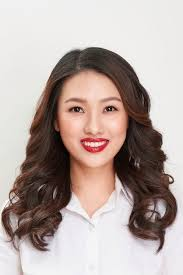
#> input picture img.jpg, 183 x 275 px, found by its file name
$ jupyter execute main_sunglass.ipynb
#> lines starting #> are read from the running program, lines starting #| are printed output that depends on the picture; after the words box and inside, x2 and y2 are one past the last pixel; in counts of white or black regions, pixels touching at a corner belong together
[cell 1]
# Import libraries
import cv2
import numpy as np
import matplotlib.pyplot as plt

[cell 2]
# Load the Face Image
faceImage = cv2.imread('img.JPG')
#> faceImage is the input picture: shape (275, 183, 3); mean B, G, R 164.1, 169, 183.2
plt.imshow(faceImage[:,:,::-1]);plt.title("Face")

[cell 3]
faceImage.shape
#> Out = (275, 183, 3)

[cell 4]
# Load the Sunglass image with Alpha channel
# (http://pluspng.com/sunglass-png-1104.html)
glassPNG = cv2.imread('specs.png',-1)
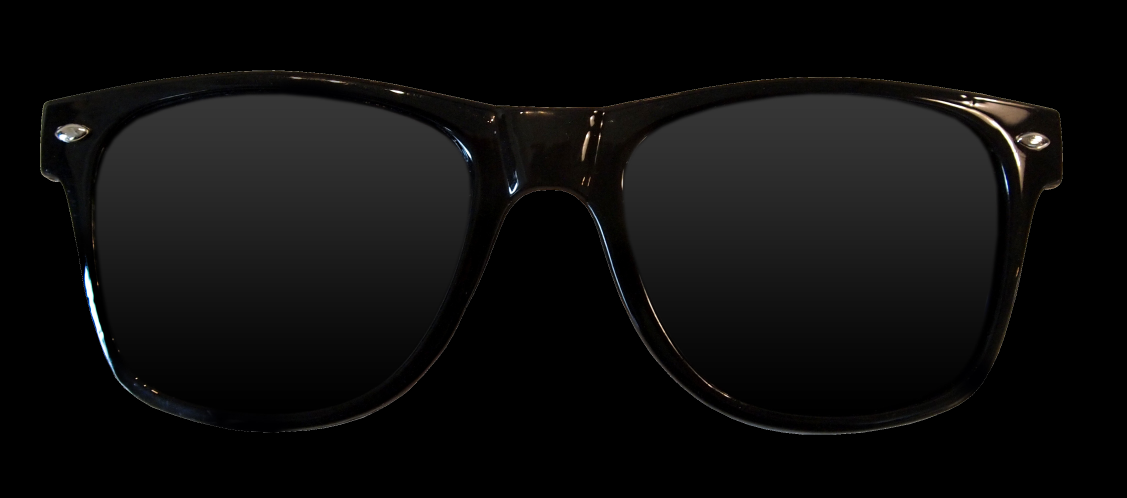
#> input picture specs.png, 3381 x 1494 px (shown at 1/3 size)
#> glassPNG is the input picture: shape (1494, 3381, 4); mean B, G, R, A 12.8, 13, 13.3, 125.6
plt.imshow(glassPNG[:,:,::-1]);plt.title("glassPNG")
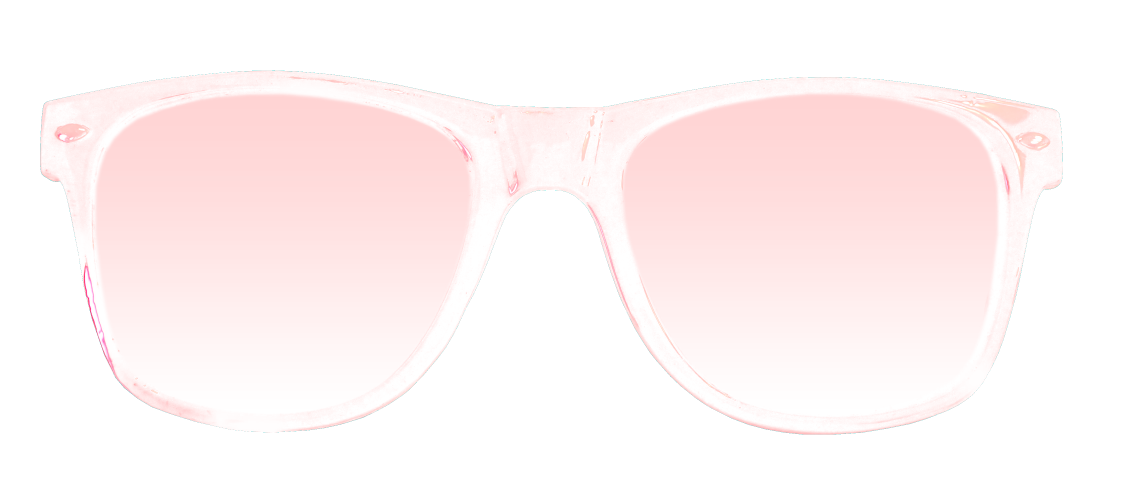
#> shown: shape (1494, 3381, 4) (shown at 1/3 size); mean R, G, B, A 125.6, 13.3, 13, 12.8; transparent parts drawn white

[cell 5]
# Resize the image to fit over the eye region
glassPNG = cv2.resize(glassPNG,(190,50))
#> glassPNG: shape (50, 190, 4)
print("image Dimension ={}".format(glassPNG.shape))
#| image Dimension =(50, 190, 4)

[cell 6]
# Separate the Color and alpha channels
glassBGR = glassPNG[:,:,0:3]
glassMask1 = glassPNG[:,:,3]

[cell 7]
# Display the images for clarity
plt.figure(figsize=[15,15])
plt.subplot(121);plt.imshow(glassBGR[:,:,::-1]);plt.title('Sunglass Color channels');
plt.subplot(122);plt.imshow(glassMask1,cmap='gray');plt.title('Sunglass Alpha channel');
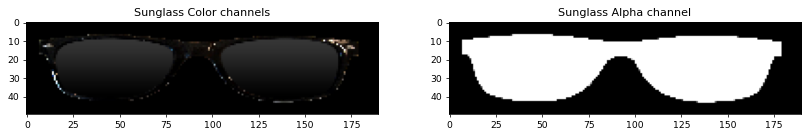
#> figure drawn by matplotlib, 2 panels

[cell 8]
# Make a copy
#faceWithGlassesNaive = resized_faceImage.copy()
faceWithGlassesNaive = faceImage.copy()

# Replace the eye region with the sunglass image
faceWithGlassesNaive[100:120, 62:128] = cv2.resize(glassBGR, (128-62,120-100))
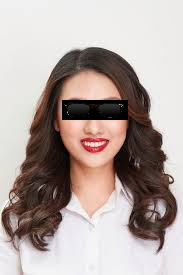
#> faceWithGlassesNaive: shape (275, 183, 3); 2.62% of pixels changed, all inside (x1, y1, x2, y2) = (62, 100, 128, 120)

plt.imshow(faceWithGlassesNaive[...,::-1])

[cell 9]
# Make the dimensions of the mask same as the input image
glassMask = cv2.merge((glassMask1, glassMask1, glassMask1))
glassMask = np.uint8(glassMask / 255)
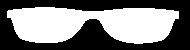
#> glassMask: shape (50, 190, 3); values 0 (black) and 1 (white), 49% white; 1 white region, box (x1, y1, x2, y2) and area: (7, 7, 179, 44) 4654

# Make a copy
faceWithGlassesArithmetic = faceImage.copy()

# Correct eye region (within 183 width)
y1, y2 = 100, 120
x1, x2 = 62, 128

# Resize glass and mask to match ROI
glass_resized = cv2.resize(glassBGR, (x2 - x1, y2 - y1))
mask_resized = cv2.resize(glassMask, (x2 - x1, y2 - y1))
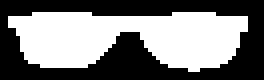
#> mask_resized: shape (20, 66, 3) (shown 4 times larger); values 0 (black) and 1 (white), 48.8% white; 1 white region, box (x1, y1, x2, y2) and area: (2, 3, 62, 18) 644

# Get ROI
eyeROI = faceWithGlassesArithmetic[y1:y2, x1:x2]

# Apply mask
maskedEye = cv2.multiply(eyeROI, (1 - mask_resized))
maskedGlass = cv2.multiply(glass_resized, mask_resized)

# Combine
eyeRoiFinal = cv2.add(maskedEye, maskedGlass)
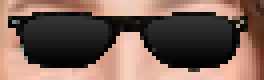
#> eyeRoiFinal: shape (20, 66, 3) (shown 4 times larger); mean B, G, R 84.8, 95.1, 120.4

# Put back into image
faceWithGlassesArithmetic[y1:y2, x1:x2] = eyeRoiFinal
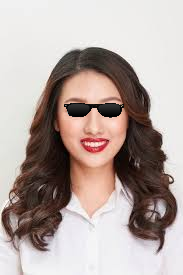
#> faceWithGlassesArithmetic: shape (275, 183, 3); 1.28% of pixels changed, all inside (x1, y1, x2, y2) = (64, 103, 124, 118)

# Display
plt.figure(figsize=[20,20])
plt.subplot(131); plt.imshow(maskedEye[...,::-1]); plt.title("Masked Eye Region")
plt.subplot(132); plt.imshow(maskedGlass[...,::-1]); plt.title("Masked Sunglass Region")
plt.subplot(133); plt.imshow(faceWithGlassesArithmetic[...,::-1]); plt.title("Final Output")
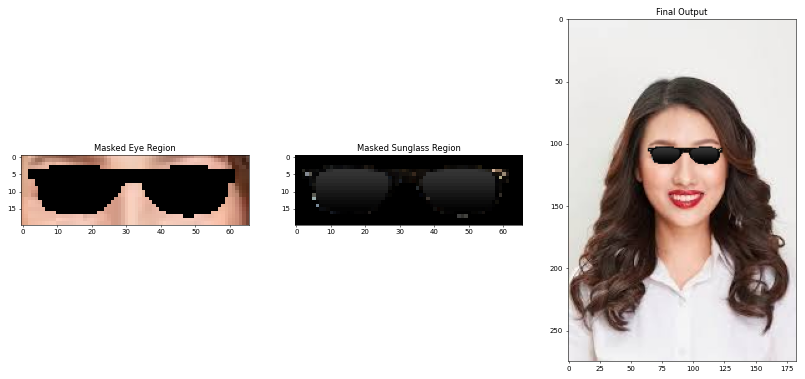
#> figure drawn by matplotlib, 3 panels

[cell 10]
faceWithGlassesArithmetic[100:120, 62:128] = eyeRoiFinal

plt.figure(figsize=[20,20])
plt.subplot(121); plt.imshow(faceImage[:,:,::-1]); plt.title("Original Image")
plt.subplot(122); plt.imshow(faceWithGlassesArithmetic[:,:,::-1]); plt.title("With Sunglasses")
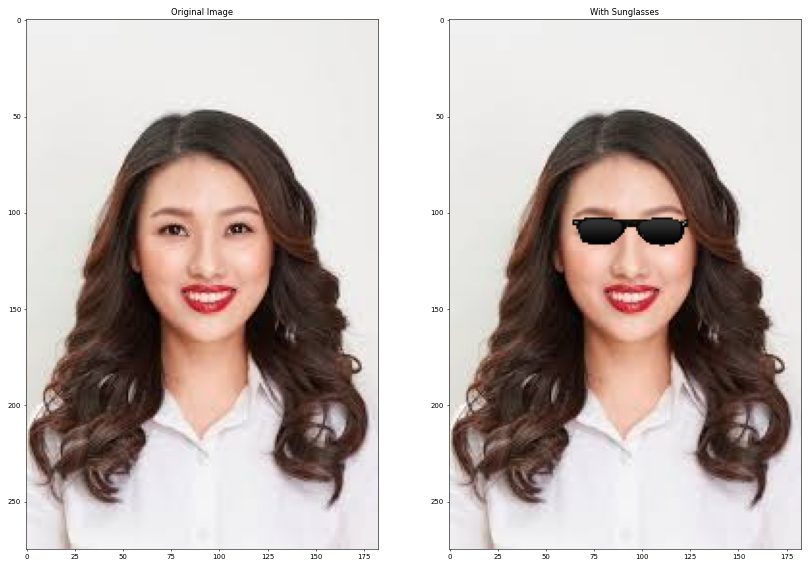
#> figure drawn by matplotlib, 2 panels
